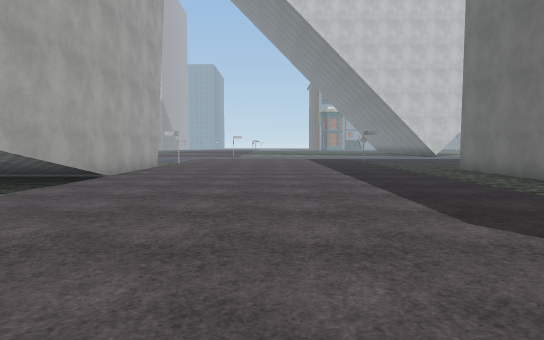
[1] (above)

22 first-person views from a walk through a 3-D level made in the Unity game engine. The camera is 1.4 m above the floor, tilts 4° down and sees 75° across. The floor is counted in squares, 2 m on a side. Each view is taken from the middle of a square. On the plan, view 1 faces up. The plan holds only what a view shows up to about 11 squares ahead; the rest is blank. The place goes on beyond the plan. Some animated figures are left out. Some surface patterns are stand-ins.

[2]
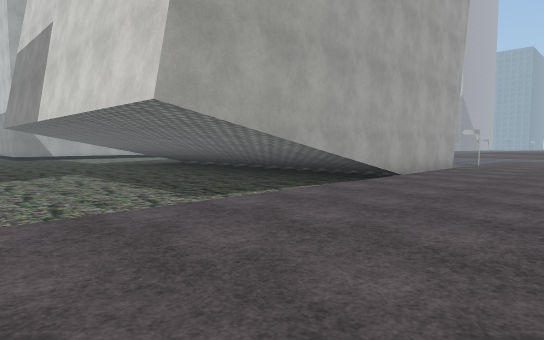

[3]
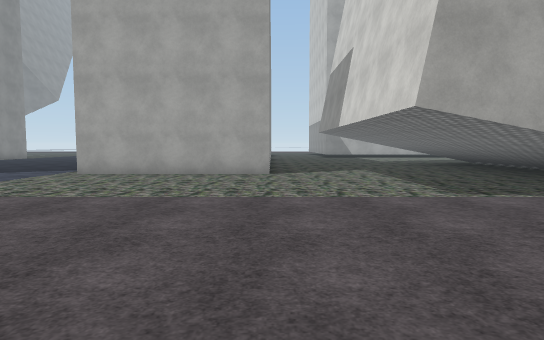

[4]
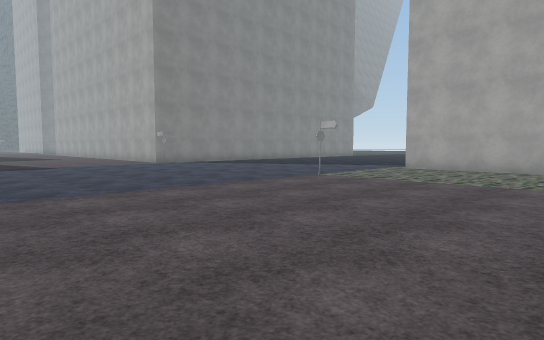

[5]
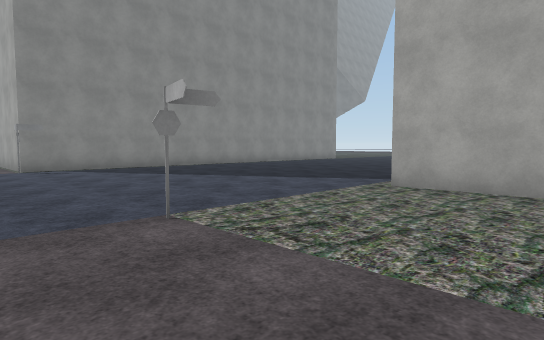

[6]
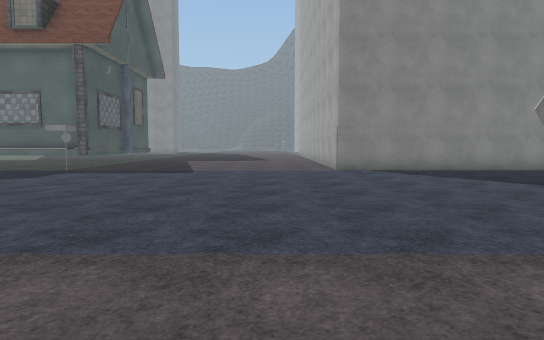

[7]
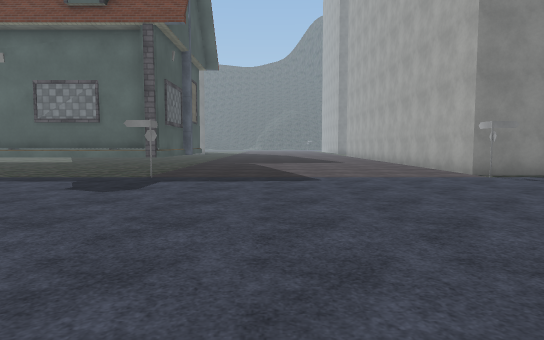

[8]
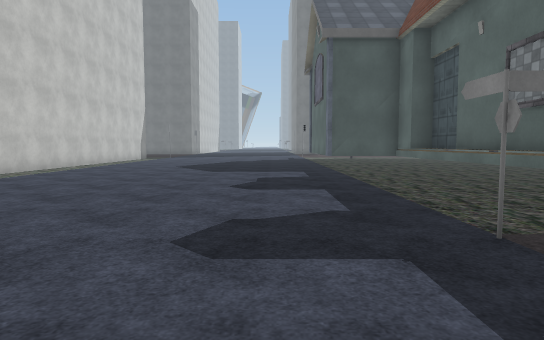

[9]
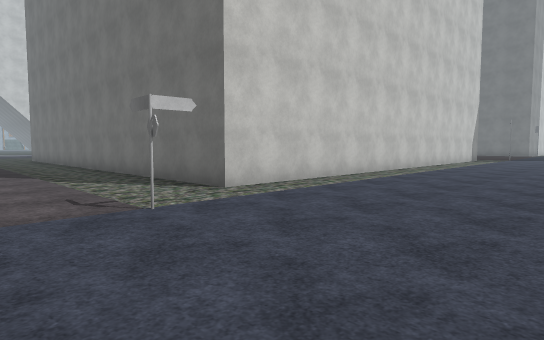

[10]
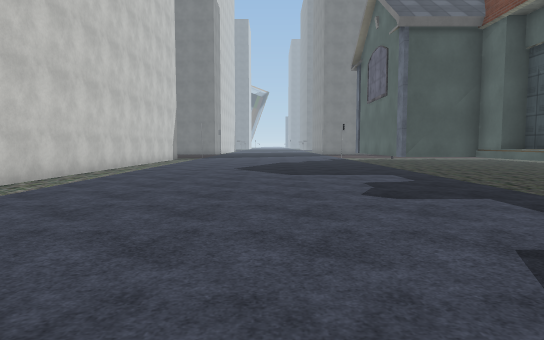

[11]
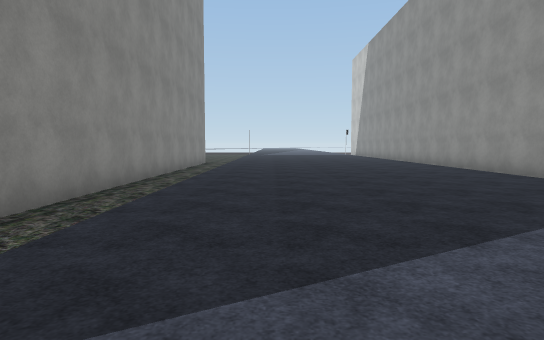

[12]
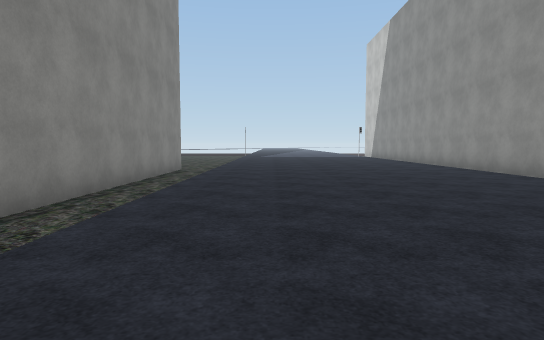

[13]
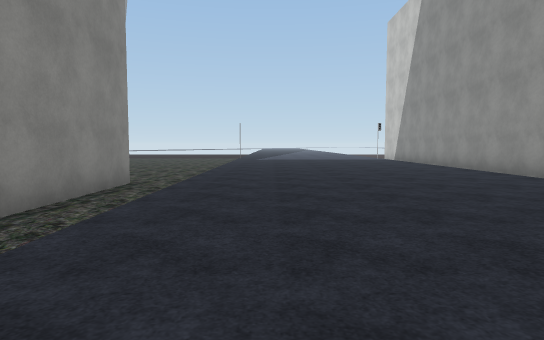

[14]
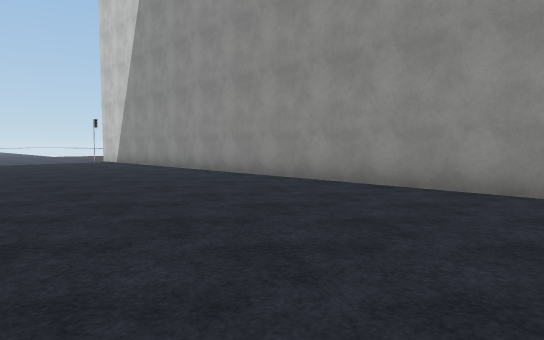

[15]
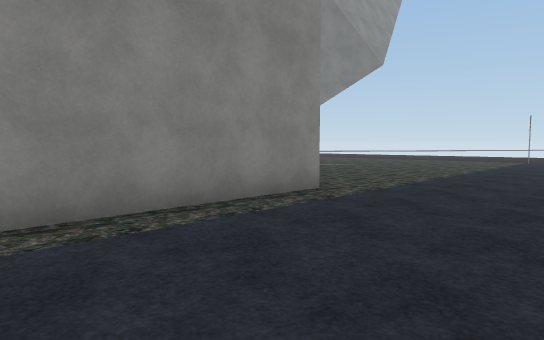

[16]
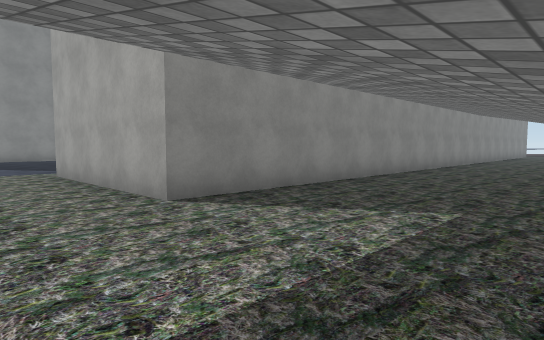

[17]
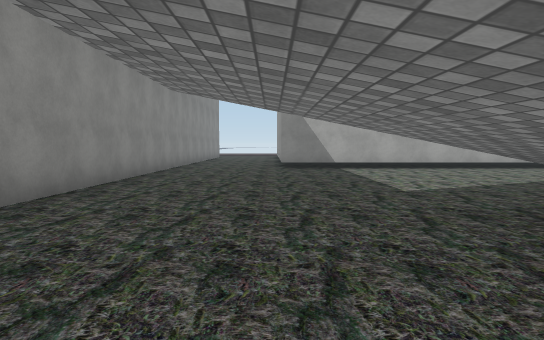

[18]
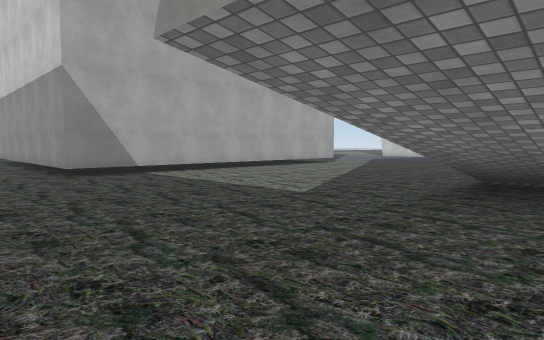

[19]
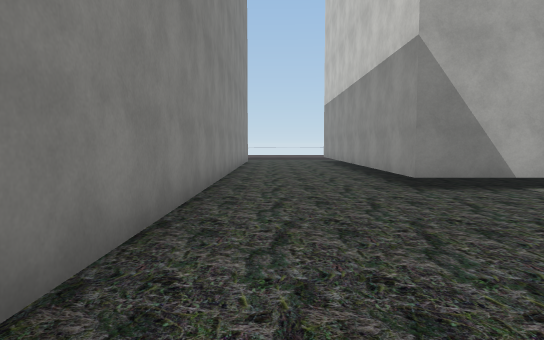

[20]
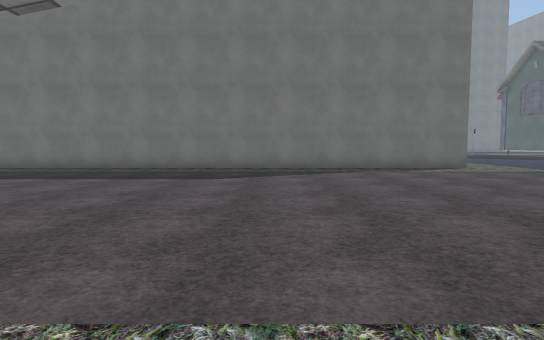

[21]
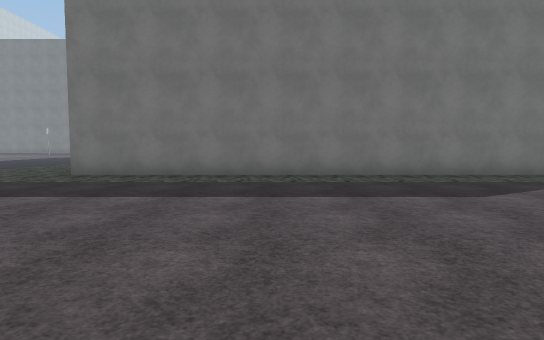

[22]
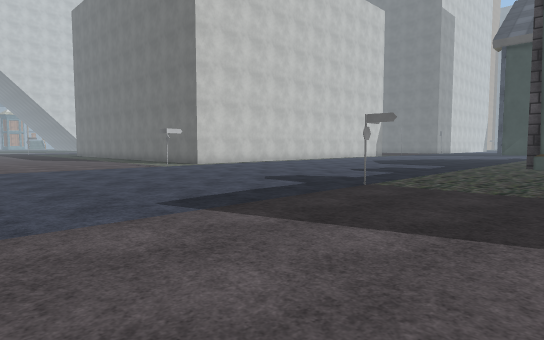

### Floor plan
Key: @ floor where view 1 was taken; # wall or solid block; . floor; ^ raised ledge.
Columns run from 23 left of view 1 to 13 right of it. Each row starts with its distance up from view 1.
 11   #.  ...          #.........#
 10   #......          #.........#
  9   #.......         #.........#
  8   #.......         #.........#
  7   #.......#  #######.........#
  6   #.......#  #######.........#
  5   #.......#  #######.........#
  4 ###................#.........#
  3 .............................#
  2 .............................#
  1 .............................#
  0 ###############........@.....#
 -1               #..............#
 -2               #..............#
 -3               #..............#
 -4               #..............########
 -5 ############  #....#.......#.........
 -6 .....................................
 -7 .....................................
 -8 .....................................
 -9 .....................................
-10 .....................................
-11 .....................................
-12 .....................................
-13 ...........................#........#
-14 ....################................#
-15 ....               #........^^^^^^^##
-16 ..                 #........#########

Positions as (right, up) in squares from view 1, and headings:
1: (0, 0), facing up
2: (0, 0), facing up-left
3: (1, 0), facing left
4: (3, 0), facing down-left
5: (-2, -2), facing down-left
6: (-2, -3), facing down
7: (1, -5), facing down
8: (1, -11), facing right
9: (2, -9), facing up-right
10: (2, -9), facing right
11: (-4, -11), facing left
12: (-8, -11), facing left
13: (-12, -11), facing left
14: (-14, -11), facing up-left
15: (-14, -10), facing down-left
16: (-6, 4), facing down-left
17: (-10, 3), facing left
18: (-12, 1), facing up-left
19: (-15, 1), facing left
20: (-5, 2), facing right
21: (-3, 6), facing right
22: (-2, -16), facing up-right
